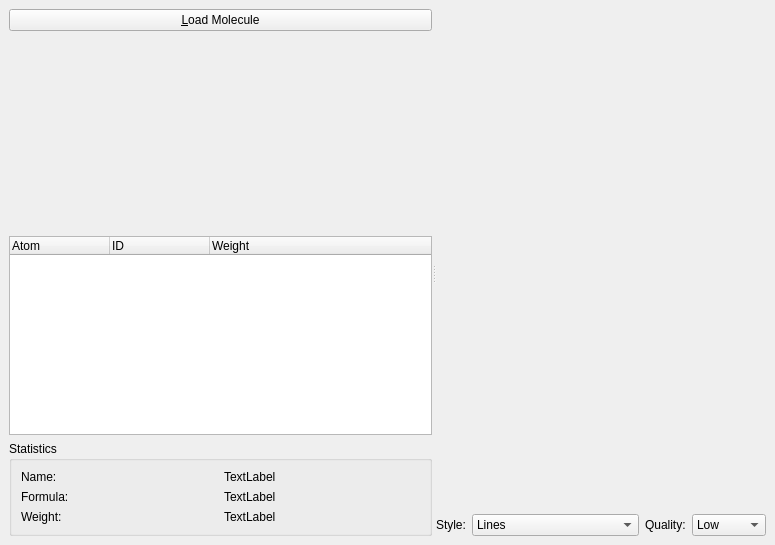
<ui version="4.0" >
 <author></author>
 <comment></comment>
 <exportmacro></exportmacro>
 <class>moleculeViewerForm</class>
 <widget class="QWidget" name="moleculeViewerForm" >
  <property name="geometry" >
   <rect>
    <x>0</x>
    <y>0</y>
    <width>699</width>
    <height>545</height>
   </rect>
  </property>
  <property name="windowTitle" >
   <string>Form</string>
  </property>
  <layout class="QGridLayout" >
   <property name="margin" >
    <number>9</number>
   </property>
   <property name="spacing" >
    <number>6</number>
   </property>
   <item row="0" column="0" >
    <widget class="QSplitter" name="" >
     <property name="orientation" >
      <enum>Qt::Horizontal</enum>
     </property>
     <widget class="QWidget" name="" >
      <layout class="QVBoxLayout" >
       <property name="margin" >
        <number>0</number>
       </property>
       <property name="spacing" >
        <number>6</number>
       </property>
       <item>
        <widget class="QPushButton" name="loadButton" >
         <property name="text" >
          <string>&amp;Load Molecule</string>
         </property>
        </widget>
       </item>
       <item>
        <spacer>
         <property name="orientation" >
          <enum>Qt::Vertical</enum>
         </property>
         <property name="sizeHint" >
          <size>
           <width>423</width>
           <height>16</height>
          </size>
         </property>
        </spacer>
       </item>
       <item>
        <widget class="QTreeWidget" name="treeWidget" >
         <column>
          <property name="text" >
           <string>Atom</string>
          </property>
         </column>
         <column>
          <property name="text" >
           <string>ID</string>
          </property>
         </column>
         <column>
          <property name="text" >
           <string>Weight</string>
          </property>
         </column>
        </widget>
       </item>
       <item>
        <widget class="QGroupBox" name="groupBox" >
         <property name="title" >
          <string>Statistics</string>
         </property>
         <layout class="QGridLayout" >
          <property name="margin" >
           <number>9</number>
          </property>
          <property name="spacing" >
           <number>6</number>
          </property>
          <item row="0" column="0" >
           <layout class="QHBoxLayout" >
            <property name="margin" >
             <number>0</number>
            </property>
            <property name="spacing" >
             <number>6</number>
            </property>
            <item>
             <widget class="QLabel" name="label_3" >
              <property name="text" >
               <string>Name:</string>
              </property>
             </widget>
            </item>
            <item>
             <widget class="QLabel" name="nameLabel" >
              <property name="text" >
               <string>TextLabel</string>
              </property>
             </widget>
            </item>
           </layout>
          </item>
          <item row="1" column="0" >
           <layout class="QHBoxLayout" >
            <property name="margin" >
             <number>0</number>
            </property>
            <property name="spacing" >
             <number>6</number>
            </property>
            <item>
             <widget class="QLabel" name="label_7" >
              <property name="text" >
               <string>Formula:</string>
              </property>
             </widget>
            </item>
            <item>
             <widget class="QLabel" name="formulaLabel" >
              <property name="text" >
               <string>TextLabel</string>
              </property>
             </widget>
            </item>
           </layout>
          </item>
          <item row="2" column="0" >
           <layout class="QHBoxLayout" >
            <property name="margin" >
             <number>0</number>
            </property>
            <property name="spacing" >
             <number>6</number>
            </property>
            <item>
             <widget class="QLabel" name="label_4" >
              <property name="text" >
               <string>Weight:</string>
              </property>
             </widget>
            </item>
            <item>
             <widget class="QLabel" name="weightLabel" >
              <property name="text" >
               <string>TextLabel</string>
              </property>
             </widget>
            </item>
           </layout>
          </item>
         </layout>
        </widget>
       </item>
      </layout>
     </widget>
     <widget class="QWidget" name="" >
      <layout class="QVBoxLayout" >
       <property name="margin" >
        <number>0</number>
       </property>
       <property name="spacing" >
        <number>6</number>
       </property>
       <item>
        <widget class="KalziumGLWidget" name="glWidget" >
         <property name="minimumSize" >
          <size>
           <width>300</width>
           <height>300</height>
          </size>
         </property>
        </widget>
       </item>
       <item>
        <layout class="QHBoxLayout" >
         <property name="margin" >
          <number>0</number>
         </property>
         <property name="spacing" >
          <number>6</number>
         </property>
         <item>
          <widget class="QLabel" name="label_2" >
           <property name="text" >
            <string>Style:</string>
           </property>
           <property name="buddy" >
            <cstring>styleCombo</cstring>
           </property>
          </widget>
         </item>
         <item>
          <widget class="QComboBox" name="styleCombo" >
           <item>
            <property name="text" >
             <string>Lines</string>
            </property>
           </item>
           <item>
            <property name="text" >
             <string>Sticks</string>
            </property>
           </item>
           <item>
            <property name="text" >
             <string>Spheres</string>
            </property>
           </item>
           <item>
            <property name="text" >
             <string>Spheres, coloured bonds</string>
            </property>
           </item>
           <item>
            <property name="text" >
             <string>Spheres, big</string>
            </property>
           </item>
          </widget>
         </item>
         <item>
          <widget class="QLabel" name="label" >
           <property name="text" >
            <string>Quality:</string>
           </property>
           <property name="buddy" >
            <cstring>qualityCombo</cstring>
           </property>
          </widget>
         </item>
         <item>
          <widget class="QComboBox" name="qualityCombo" >
           <item>
            <property name="text" >
             <string>Low</string>
            </property>
           </item>
           <item>
            <property name="text" >
             <string>Medium</string>
            </property>
           </item>
           <item>
            <property name="text" >
             <string>High</string>
            </property>
           </item>
          </widget>
         </item>
        </layout>
       </item>
      </layout>
     </widget>
    </widget>
   </item>
  </layout>
 </widget>
 <pixmapfunction></pixmapfunction>
 <customwidgets>
  <customwidget>
   <class>KalziumGLWidget</class>
   <extends>QWidget</extends>
   <header>kalziumglwidget.h</header>
   <container>1</container>
   <pixmap></pixmap>
  </customwidget>
 </customwidgets>
 <resources/>
 <connections/>
</ui>
